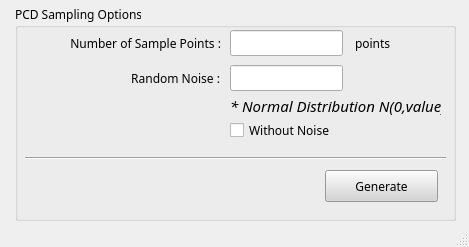
<?xml version="1.0" encoding="UTF-8"?>
<ui version="4.0">
 <author>IAE</author>
 <class>MainWindow</class>
 <widget class="QMainWindow" name="MainWindow">
  <property name="geometry">
   <rect>
    <x>0</x>
    <y>0</y>
    <width>469</width>
    <height>247</height>
   </rect>
  </property>
  <property name="font">
   <font>
    <family>NanumSquare</family>
   </font>
  </property>
  <property name="windowTitle">
   <string/>
  </property>
  <property name="windowIcon">
   <iconset theme="document-save-as">
    <normaloff>.</normaloff>.</iconset>
  </property>
  <property name="toolTip">
   <string/>
  </property>
  <property name="styleSheet">
   <string notr="true"/>
  </property>
  <widget class="QWidget" name="centralwidget">
   <widget class="QGroupBox" name="groupBox">
    <property name="geometry">
     <rect>
      <x>15</x>
      <y>5</y>
      <width>441</width>
      <height>216</height>
     </rect>
    </property>
    <property name="title">
     <string>PCD Sampling Options</string>
    </property>
    <widget class="QLabel" name="label_2">
     <property name="geometry">
      <rect>
       <x>44</x>
       <y>60</y>
       <width>161</width>
       <height>26</height>
      </rect>
     </property>
     <property name="text">
      <string>Random Noise :</string>
     </property>
     <property name="alignment">
      <set>Qt::AlignRight|Qt::AlignTrailing|Qt::AlignVCenter</set>
     </property>
    </widget>
    <widget class="QLineEdit" name="edit_noise">
     <property name="geometry">
      <rect>
       <x>215</x>
       <y>60</y>
       <width>113</width>
       <height>26</height>
      </rect>
     </property>
    </widget>
    <widget class="QLabel" name="label_3">
     <property name="geometry">
      <rect>
       <x>10</x>
       <y>25</y>
       <width>196</width>
       <height>26</height>
      </rect>
     </property>
     <property name="text">
      <string>Number of Sample Points :</string>
     </property>
     <property name="alignment">
      <set>Qt::AlignRight|Qt::AlignTrailing|Qt::AlignVCenter</set>
     </property>
    </widget>
    <widget class="QLineEdit" name="edit_sample_points">
     <property name="geometry">
      <rect>
       <x>215</x>
       <y>25</y>
       <width>113</width>
       <height>26</height>
      </rect>
     </property>
     <property name="text">
      <string/>
     </property>
    </widget>
    <widget class="QLabel" name="label_4">
     <property name="geometry">
      <rect>
       <x>340</x>
       <y>25</y>
       <width>60</width>
       <height>26</height>
      </rect>
     </property>
     <property name="text">
      <string>points</string>
     </property>
    </widget>
    <widget class="QLabel" name="label_5">
     <property name="geometry">
      <rect>
       <x>215</x>
       <y>90</y>
       <width>211</width>
       <height>21</height>
      </rect>
     </property>
     <property name="font">
      <font>
       <pointsize>11</pointsize>
       <italic>true</italic>
      </font>
     </property>
     <property name="text">
      <string>* Normal Distribution N(0,value)</string>
     </property>
    </widget>
    <widget class="Line" name="line">
     <property name="geometry">
      <rect>
       <x>10</x>
       <y>145</y>
       <width>421</width>
       <height>16</height>
      </rect>
     </property>
     <property name="orientation">
      <enum>Qt::Horizontal</enum>
     </property>
    </widget>
    <widget class="QPushButton" name="btn_generate">
     <property name="geometry">
      <rect>
       <x>310</x>
       <y>165</y>
       <width>113</width>
       <height>32</height>
      </rect>
     </property>
     <property name="styleSheet">
      <string notr="true">color: rgb(0,0,0);
background-color: rgb(212, 212, 212);</string>
     </property>
     <property name="text">
      <string>Generate</string>
     </property>
    </widget>
    <widget class="QCheckBox" name="chk_without_noise">
     <property name="geometry">
      <rect>
       <x>215</x>
       <y>115</y>
       <width>146</width>
       <height>20</height>
      </rect>
     </property>
     <property name="text">
      <string>Without Noise</string>
     </property>
    </widget>
   </widget>
  </widget>
  <widget class="QStatusBar" name="statusbar"/>
  <action name="actionExit">
   <property name="text">
    <string>Exit</string>
   </property>
  </action>
 </widget>
 <tabstops>
  <tabstop>edit_sample_points</tabstop>
  <tabstop>edit_noise</tabstop>
  <tabstop>chk_without_noise</tabstop>
  <tabstop>btn_generate</tabstop>
 </tabstops>
 <resources/>
 <connections/>
 <designerdata>
  <property name="gridDeltaX">
   <number>5</number>
  </property>
  <property name="gridDeltaY">
   <number>5</number>
  </property>
  <property name="gridSnapX">
   <bool>true</bool>
  </property>
  <property name="gridSnapY">
   <bool>true</bool>
  </property>
  <property name="gridVisible">
   <bool>true</bool>
  </property>
 </designerdata>
</ui>
